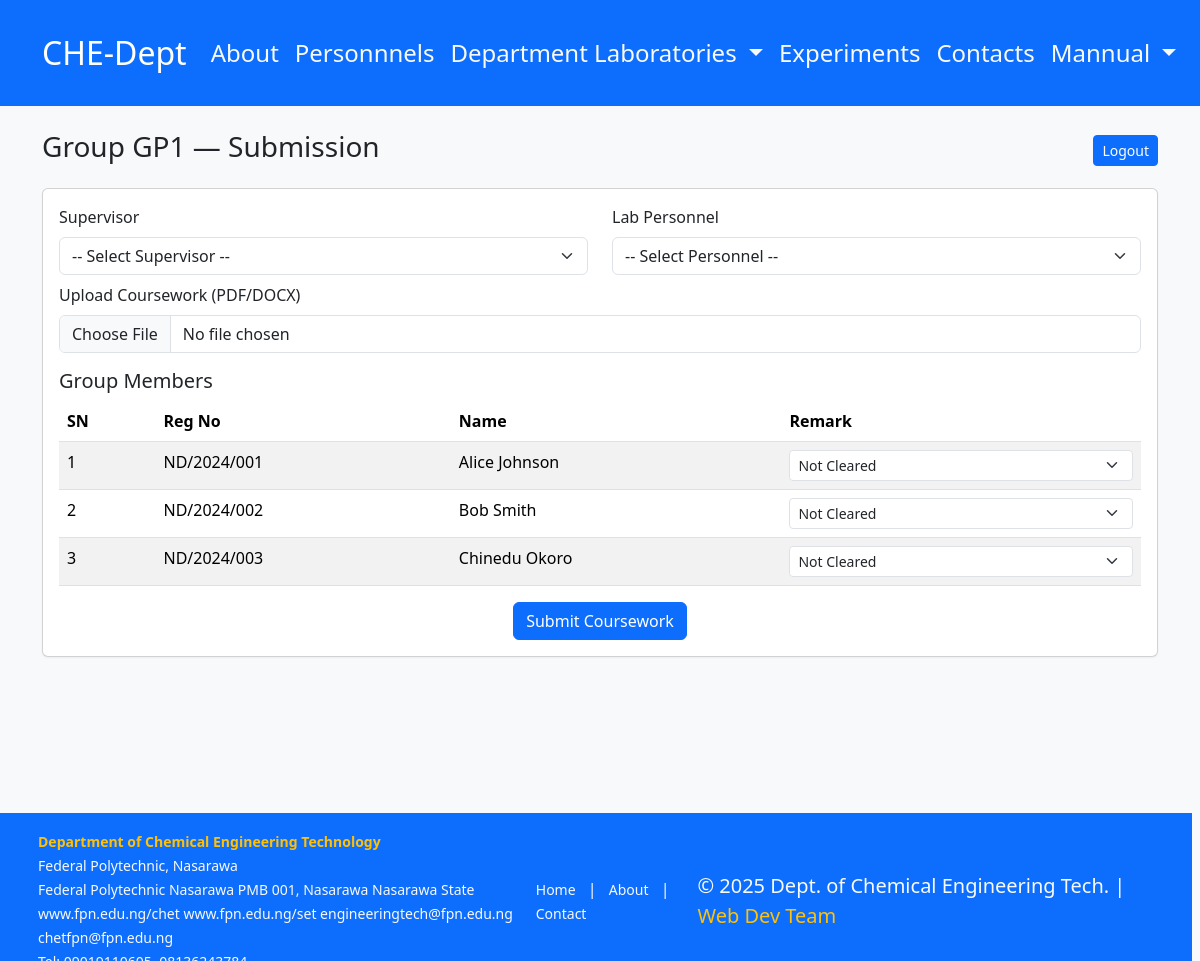
The page /submission.php (signed in) on the database its author committed.
### tables this page shows
CREATE TABLE IF NOT EXISTS students (
  id INT AUTO_INCREMENT PRIMARY KEY,
  group_id VARCHAR(50),
  reg_no VARCHAR(100),
  name VARCHAR(255)
);

### submission.php (the view, shortened to what this page needs)
<?php
require 'includes/db.php';
$group = $_SESSION['group_id'];
$stmt = $pdo->prepare('SELECT * FROM students WHERE group_id = ?');
$stmt->execute([$group]);
$members = $stmt->fetchAll();
include 'includes/header.php';
?>
<div class="d-flex justify-content-between align-items-center mb-3">
  <h3>Group <?=htmlspecialchars($group)?> — Submission</h3>
  <div><a class="btn btn-sm btn-primary" href="logout.php">Logout</a></div>
</div>
<form action="handle_submit.php" method="post" enctype="multipart/form-data" class="card p-3 mb-4">
  <div class="row mb-2">
    <div class="col-md-6">
      <label class="form-label">Supervisor</label>
      <select name="supervisor_id" class="form-select" required>
        <option value="">-- Select Supervisor --</option>
      </select>
    </div>
    <div class="col-md-6">
      <label class="form-label">Lab Personnel</label>
      <select name="personnel_id" class="form-select" required>
        <option value="">-- Select Personnel --</option>
      </select>
    </div>
  </div>
  <div class="mb-3">
    <label class="form-label">Upload Coursework (PDF/DOCX)</label>
    <input class="form-control" type="file" name="file" accept=".pdf,.docx" required>
  </div>
  <h5>Group Members</h5>
  <table class="table table-striped">
    <thead><tr><th>SN</th><th>Reg No</th><th>Name</th><th>Remark</th></tr></thead>
    <tbody>
    <?php foreach($members as $i=>$m): ?>
      <tr>
        <td><?=($i+1)?></td>
        <td><?=htmlspecialchars($m['reg_no'])?></td>
        <td><?=htmlspecialchars($m['name'])?></td>
        <td>
          <select name="remark_<?=$m['id']?>" class="form-select form-select-sm">
            <option value="Not Cleared">Not Cleared</option>
          </select>
        </td>
      </tr>
    <?php endforeach; ?>
    </tbody>
  </table>
  <div class="text-center"><button class="btn btn-primary">Submit Coursework</button></div>
</form>
<div class="container py-5" style="margin-bottom: 10rem;"></div>
<?php include 'includes/footer.php'; ?>

### assets/style.css (style rules this page uses)
body { font-family:Arial,Helvetica,sans-serif; }
.card { box-shadow:0 1px 2px rgba(0,0,0,0.05); }

### rows shown on the page
students: reg_no "ND/2024/001", name "Alice Johnson", id "Not Cleared"
students: reg_no "ND/2024/002", name "Bob Smith", id "Not Cleared"
students: reg_no "ND/2024/003", name "Chinedu Okoro", id "Not Cleared"

### other values the page prints
$group "GP1"
